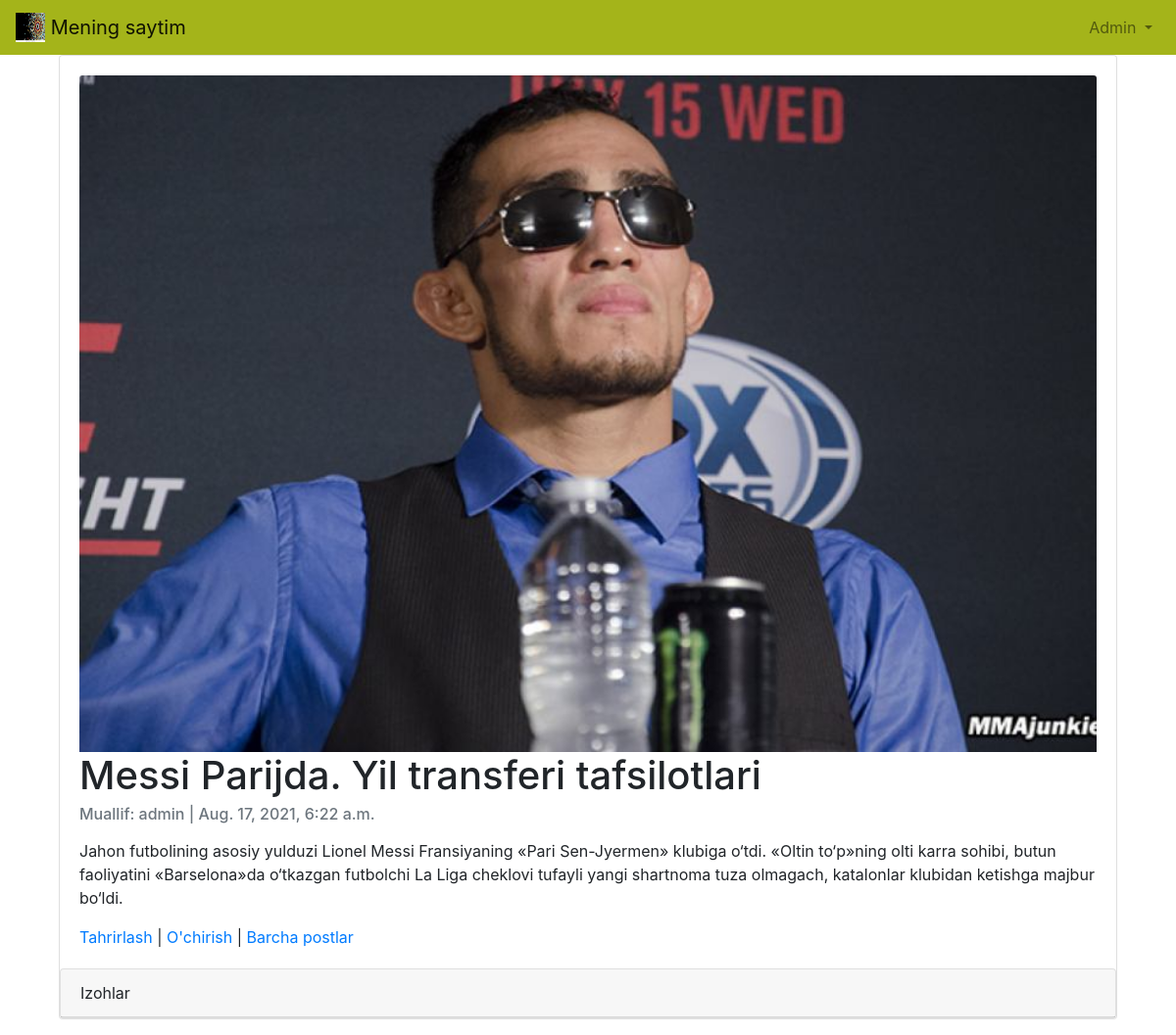
/articles/1/ (signed in), run on the app's committed database.
### users/models.py (models this page shows)
class CustomUser(AbstractUser):
    age = models.PositiveIntegerField(null=True, blank=True)
    adress = models.CharField(max_length=100, null=True, blank=True)

### articles/models.py (models this page shows, shortened)
class Article(models.Model):
    title = models.CharField(max_length=300)
    summary = models.CharField(max_length=300, blank=True)
    body = RichTextField()
    photo = models.ImageField(upload_to='images/', blank=True)
    file = models.FileField(upload_to='files/', blank=True)
    date = models.DateTimeField(auto_now_add=True)
    author = models.ForeignKey(
        get_user_model(),
        on_delete= models.CASCADE,
    )

### articles/views.py (the view)
# urls.py: path('<int:pk>/', Articledetailview.as_view(), name='article_detail'),
class Articledetailview(DetailView):
    model = Article
    template_name = 'article_detail.html'

### templates/article_detail.html (shortened to what this page needs)
{% extends 'base.html' %}
{% block content %}
    <div class="container-fluid">
        <div class="card" >
          <div class="card-body">
              {%  if object.photo %}
                <img class="card-img-top" src="{{ object.photo.url }}" alt="{{ object.title }}">
              {% endif %}
              <h1 class="card-title">{{ object.title }}</h1>
              <h6 class="card-subtitle mb-2 text-muted">Muallif: {{ object.author }} | {{ object.date }}</h6>
              <p class="card-text">{{ object.body | safe}}</p>
              <a href="{% url 'article_edit' article.pk %}">Tahrirlash</a> |
              <a href="{% url 'article_delete' article.pk %}">O'chirish</a> |
              <a href="{% url 'article_list' %}">Barcha postlar</a>
          </div>
            <div class="card">
                <div class="card-header">Izohlar</div>
            </div>
        </div>
    </div>
{% endblock content %}

### templates/base.html (shortened to what this page needs)
{% load static %}
<html>
    <head>
            <link rel="stylesheet" href="https://cdn.jsdelivr.net/npm/bootstrap@4.5.3/dist/css/bootstrap.min.css">
    </head>
    <body>
        <nav class="navbar navbar-expand-lg navbar-light" style="background-color: #A4B41A;">
            <a class="navbar-brand" href="{% url 'home' %}">
                <img src="/media/images/images.jpg" width="30" height="30" class="d-inline-block align-top" alt="">
                Mening saytim
            </a>
            <div class="collapse navbar-collapse" id="navbarSupportedContent">
                {% if user.is_authenticated %}
                    <ul class="navbar-nav ml-auto">
                        <li class="nav-item">
                            <a class="nav-link dropdown-toggle" href="#"
                                id="navbarDropdown" role="button" data-toggle="dropdown"
                                aria-haspopup="true" aria-expanded="false">
                                {{ user.username | title }}
                            </a>
                        </li>
                    </ul>
                {% else %}
                    <form class="form-inline ml-auto">
                        <a href="{% url 'login' %}" class="btn btn-outline-light">Kirish</a>
                        <a href="{% url 'signup' %}" class="btn btn-primary ml-2">Ro'yxatdan o'tish</a>
                    </form>
                {% endif %}
            </div>
        </nav>
        <main>
            <div class="container">
                {% block content %}
                {% endblock content %}
            </div>
        </main>
    </body>
</html>

### data on the page
CustomUser: username "Admin"
Article: photo (picture), title "Messi Parijda. Yil transferi tafsilotlari", author "admin", date "Aug. 17, 2021, 6:22 a.m.", body "Jahon futbolining asosiy yulduzi Lionel Messi Fransiyaning «Pari Sen-Jyermen» klubiga o‘tdi. «Oltin to‘p»ning olti karra sohibi, butun faoliyatini «Barselona»da o‘tkazgan futbolchi La Liga cheklovi tufayli yangi shartnoma tuza olmagach, katalonlar klubidan ketishga majbur bo‘ldi."
